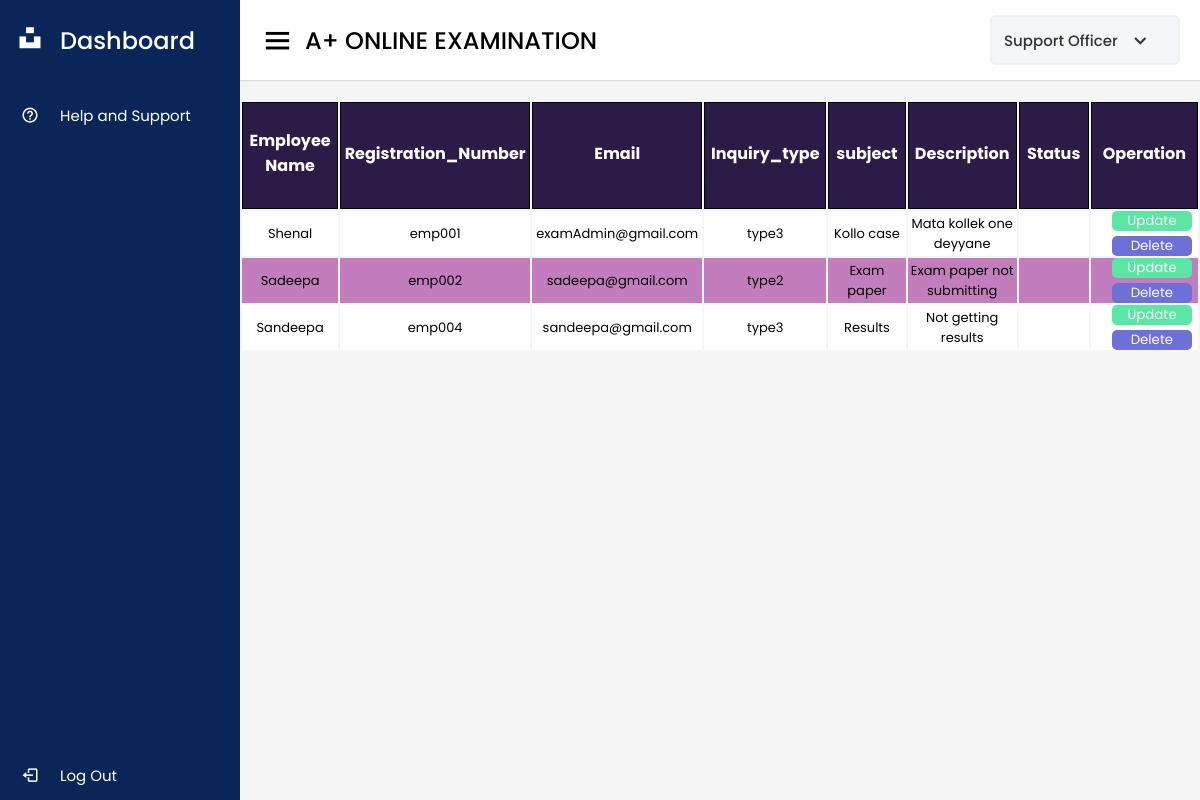
The page /php/Custom_Officer_dashboard.php on the database its author committed.
### tables this page shows
CREATE TABLE `inquiry` (
  `id` int(11) NOT NULL,
  `name` varchar(300) NOT NULL,
  `Registration` varchar(150) NOT NULL,
  `phone` int(10) NOT NULL,
  `email` varchar(300) NOT NULL,
  `Inquirytype` enum('type1','type2','type3','type4') NOT NULL,
  `subject` varchar(300) NOT NULL,
  `description` varchar(300) NOT NULL,
  `status` varchar(300) DEFAULT NULL
);

### php/Custom_Officer_dashboard.php (the view, shortened to what this page needs)
<!DOCTYPE html>
<html lang="en" dir="ltr">
  <head>
    <link rel="stylesheet" href="../css/style.css">
    <link rel="stylesheet" href="../css/dashboard.css">
    <link href='https://unpkg.com/boxicons@2.0.7/css/boxicons.min.css' rel='stylesheet'>
   </head>
<body>
  <div class="sidebar">
    <div class="logo-details">
        <a href="#">
        <i class='bx bxl-unsplash' ></i>
    </a>
      <span class="logo_name">Dashboard</span>
    </div>
      <ul class="nav-links">
        <li>
          <a href="Custom_Officer_dashboard.php">
            <i class='bx bx-help-circle' ></i>
            <span class="links_name">Help and Support</span>
          </a>
        </li>
        <li>
        <li class="log_out">
          <a href="includes/logout.php">
            <i class='bx bx-log-out'></i>
            <span class="links_name">Log Out</span>
          </a>
        </li>
      </ul>
  </div>
  <section class="home-section">
    <nav>
      <div class="sidebar-button">
        <i class='bx bx-menu sidebarBtn'></i>
        <span class="dashboard">A+ ONLINE EXAMINATION</span>
      </div>
      <div class="profile-details">
        <span class="admin_name">Support Officer</span>
        <i class='bx bx-chevron-down' ></i>
      </div>
    </nav>
    <br/> <br/><br/> <br/>
<?php
include ("includes/config.php");
?>
<br/><br/>
<?php
$readTable="SELECT * FROM inquiry";
$readData = $conn->query($readTable);
if ($readData->num_rows > 0){
    echo"
    <table class='table1'>
    <tr class='tablerow'>
        <th>Employee Name</th>
        <th>Registration_Number</th>
        <th>Email</th>
        <th>Inquiry_type</th>
        <th>subject</th>
        <th>Description</th>
        <th>Status</th>
        <th>Operation</th>
    </tr>
    </thead>
    <tbody>
        ";
            while($row = $readData->fetch_assoc()){
                   $id=$row['id'];
                echo "
                <tr class='row2'>
                    <td>{$row['name']}</td>
                    <td>{$row['Registration']}</td>
                    <td>{$row['email']}</td>
                    <td>{$row['Inquirytype']}</td>
                    <td>{$row['subject']}</td>
                    <td>{$row['description']}</td>
                    <td style='color:red;'>{$row['status']}</td>
                    <td>
                    <button class='update'><a href='update.php?updateid=".$id."'>Update</a></button>
                    <button class='delete'><a href ='delete.php?deleteid=".$id."'>Delete</a> </button>
                    </td>
                            </tr>
                                ";
                    }
    }
?>
</body>
</html>

### css/style.css (style rules this page uses)
* { margin: 0; padding: 0; box-sizing: border-box; font-family: "Poppins", sans-serif; }
.sidebar { position: fixed; height: 100%; width: 240px; background: #0a2558; transition: all 0.5s ease; }
.sidebar .logo-details { height: 80px; display: flex; align-items: center; }
.sidebar .logo-details i { font-size: 28px; font-weight: 500; color: #fff; min-width: 60px; text-align: center; }
.sidebar .logo-details .logo_name { color: #fff; font-size: 24px; font-weight: 500; }
.sidebar .nav-links { margin-top: 10px; }
.sidebar .nav-links li { position: relative; list-style: none; height: 50px; }
.sidebar .nav-links li a { height: 100%; width: 100%; display: flex; align-items: center; text-decoration: none; transition: all 0.4s ease; }
.sidebar .nav-links li i { min-width: 60px; text-align: center; font-size: 18px; color: #fff; }
.sidebar .nav-links li a .links_name { color: #fff; font-size: 15px; font-weight: 400; white-space: nowrap; }
.sidebar .nav-links .log_out { position: absolute; bottom: 0; width: 100%; }
.home-section { position: relative; background: #f5f5f5; min-height: 100vh; width: calc(100% - 240px); left: 240px; transition: all 0.5s ease; }
.home-section nav { display: flex; justify-content: space-between; height: 80px; background: #fff; display: flex; align-items: center; position: fixed; width: calc(100% - 240px); left: 240px; z-index: 100; padding: 0 20px; box-shadow: 0 1px 1px rgba(0, 0, 0, 0.1); transition: all 0.5s ease; }
.home-section nav .sidebar-button { display: flex; align-items: center; font-size: 24px; font-weight: 500; }
nav .sidebar-button i { font-size: 35px; margin-right: 10px; }
.home-section nav .profile-details { display: flex; align-items: center; background: #f5f6fa; border: 2px solid #efeef1; border-radius: 6px; height: 50px; min-width: 190px; padding: 0 15px 0 2px; }
nav .profile-details .admin_name { font-size: 15px; font-weight: 500; color: #333; margin: 0 10px; white-space: nowrap; }
nav .profile-details i { font-size: 25px; color: #333; }
a { text-decoration: none; }
table { margin-top: 100px; }
tbody td, thead th { width: 300px; }
td { text-align: center; }

### css/dashboard.css (style rules this page uses)
th { padding-top: 25px; border: 1px solid black; color: white; text-align: center; padding-bottom: 30px; background-color: #2b1b47; width: auto; }
.table1 { width: 100%; position: absolute; top: 0; }
.tablerow th { width: auto; }
td { text-align: center; }
.row2 { background-color: white; border: 1px solid black; font-size: 13px; width: auto; }
.row2:nth-child(even) { background-color: #c27dbc; }
.delete { background-color: rgb(111, 111, 216); border-radius: 5px; width: 80px; margin-left: 15px; border: none; }
.update { background-color: rgb(92, 230, 165); border-radius: 5px; width: 80px; margin-bottom: 5px; margin-left: 15px; border: none; }
.delete a, .update a { text-decoration: none; color: white; }

### rows shown on the page
inquiry: name "Shenal", Registration "emp001", email "examAdmin@gmail.com", Inquirytype "type3", subject "Kollo case", description "Mata kollek one deyyane"
inquiry: name "Sadeepa", Registration "emp002", email "sadeepa@gmail.com", Inquirytype "type2", subject "Exam paper", description "Exam paper not submitting"
inquiry: name "Sandeepa", Registration "emp004", email "sandeepa@gmail.com", Inquirytype "type3", subject "Results", description "Not getting results"
